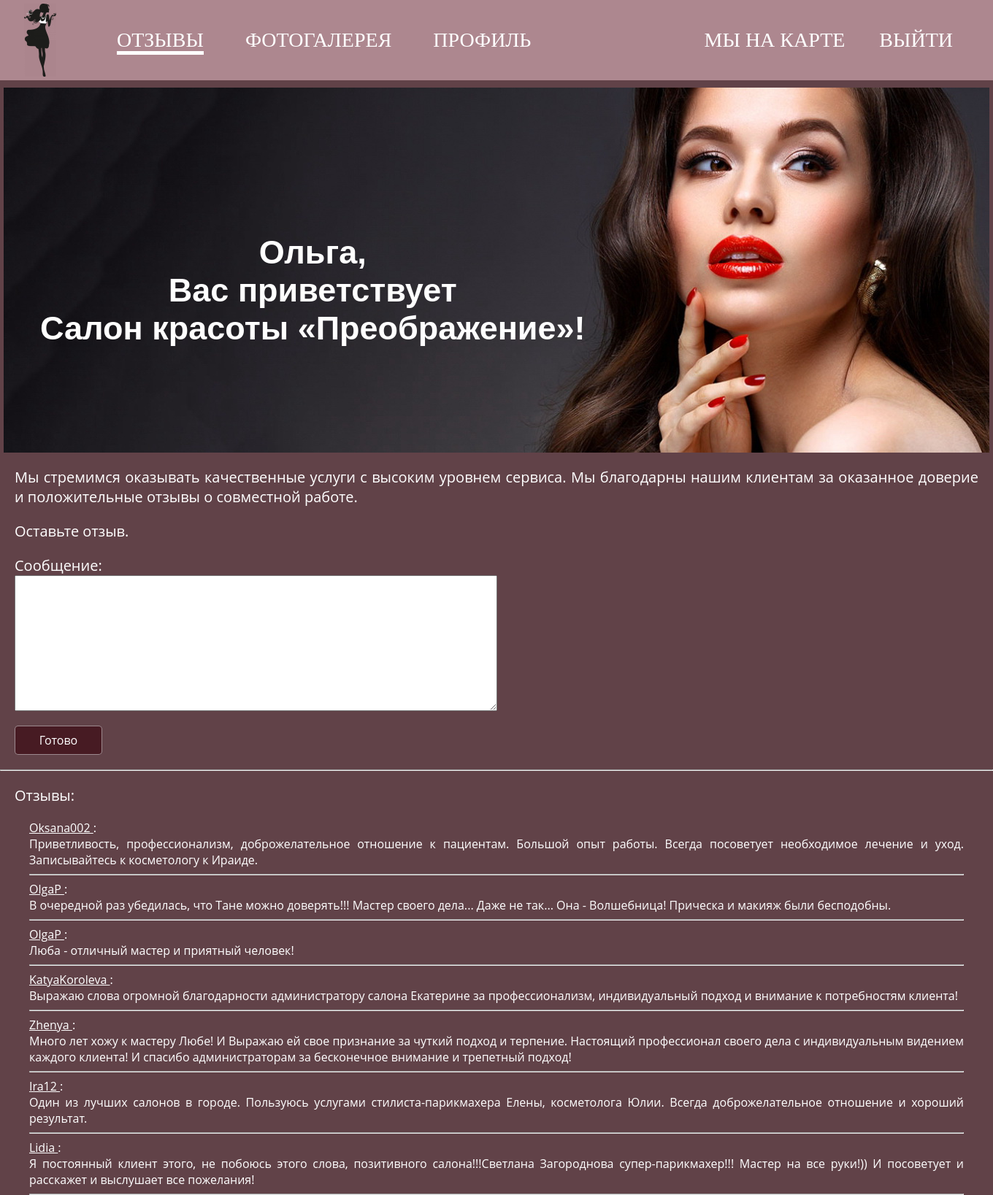
Screenshot of /index (signed in) with the database file from the repository.
### app/models.py (models this page shows, shortened)
class User(UserMixin, db.Model):
    id = db.Column(db.Integer, primary_key=True)
    username = db.Column(db.String(64), index=True, unique=True)
    name = db.Column(db.String(64), index=True, unique=False)
    fullname = db.Column(db.String(64), index=True, unique=False)
    telephone = db.Column(db.String(11), index=True, unique=False)
    email = db.Column(db.String(120), index=True, unique=True)
    password_hash = db.Column(db.String(128))
    posts = db.relationship('Post', backref='author', lazy='dynamic')
    def followed_posts(self):
        return Post.query.order_by(Post.timestamp.desc()).all()

class Post(db.Model):
    id = db.Column(db.Integer, primary_key=True)
    body = db.Column(db.String(140))
    timestamp = db.Column(db.DateTime, index=True, default=datetime.utcnow)
    user_id = db.Column(db.Integer, db.ForeignKey('user.id'))

### app/routes.py (the view)
@app.route('/', methods=['GET', 'POST'])
@app.route('/index', methods=['GET', 'POST'])
@login_required
def index():
    form = PostForm()
    if form.validate_on_submit():
        post = Post(body=form.post.data, author=current_user)
        db.session.add(post)
        db.session.commit()
        flash('Your post is now live!')
        return redirect(url_for('index'))
    posts = current_user.followed_posts()
    return render_template("index.html", title='Home Page', form=form, posts=posts)

### app/forms.py
class PostForm(FlaskForm):
    post = TextAreaField('Сообщение:', validators=[
        DataRequired(), Length(min=1, max=1024)])
    submit = SubmitField('Готово')

### app/models.py (called while the page is built)
@login.user_loader
def load_user(id):
    return User.query.get(int(id))

### app/templates/index.html (shortened to what this page needs)
{% extends "base.html" %}
{% block content %}
<div class="imagebanner">
    <img id = "indexFon"src="{{ url_for('static', filename='images/Image2.jpg') }}" width="1350" alt="Добро пожаловать">
    <h2><span>{{ current_user.name }},<br> Вас приветствует <br>Салон красоты «Преображение»!</span></h2>
</div>
<div class="mainContainer">
    <p>Мы стремимся оказывать качественные услуги с высоким уровнем сервиса. Мы благодарны нашим клиентам за оказанное доверие и положительные отзывы о совместной работе.</p>
</div>
<div class="mainContainer">
    <p>Оставьте отзыв.</p>
</div>
    {% if form %}
    <form id = "post" class="mainContainer" action="" method="post">
        <p>
            {{ form.post.label }}<br>
            {{ form.post(cols=64, rows=10) }}<br>
        </p>
        <p>{{ form.submit() }}</p>
    </form>
    {% endif %}
<hr>
<p class="mainContainer">Отзывы:</p>
    {% for post in posts %}
        {% include '_post.html' %}
    {% endfor %}
{% endblock %}

### app/templates/_post.html
<div id = "reviews">
     <a href="{{ url_for('user', username=post.author.username) }}">
          {{ post.author.username }}
     </a>:<br>{{ post.body }}
     <hr>
</div>

### app/static/style.css (style rules this page uses)
body { background-color: #614248; font-family: 'Open Sans', Helvetica, Arial, Verdana, sans-serif; width: 100%; height: 100%; margin: 0px; text-align: justify; }
input[type="submit"] { -webkit-transition: all 0.3s ease; -moz-transition: all 0.3s ease; background:#471B23; border: 1px solid rgba(244, 248, 249, 0.5); border-radius: 5px; color: #FFFFFF; font-size: 16px; padding: 5px; font-family: 'Open Sans', Helvetica, Arial, Verdana, sans-serif; width: 120px; height: 40px; }
.mainContainer { margin: 20px; color: #FFFFFF; }
#reviews { margin-left: 40px; margin-right:40px; color: #FFFFFF; }
hr { color:#7A2F3E; }
#reviews hr { color:#784F4C; }
#post { font-size: 16px; }
form { font-size: 16px; font-family: 'Open Sans', Helvetica, Arial, Verdana, sans-serif; }
a { color: #FFFFFF; }
.imagebanner { margin: auto; text-align: center; position: relative; width: 1350px; }
h2 { position: absolute; top: 180px; float: left; left: 50px; }
h2 span { color:#FFFFFF; font: bold 45px ChaletE, Sans-Serif; }
p { font-size: 20px; }

### rows the page displays
User: name "Ольга"
Post: author.username "Oksana002", body "Приветливость, профессионализм, доброжелательное отношение к пациентам. Большой опыт работы. Всегда посоветует необходимое лечение и уход. Записывайтесь к косметологу к Ираиде."
Post: author.username "OlgaP", body "В очередной раз убедилась, что Тане можно доверять!!! Мастер своего дела... Даже не так... Она - Волшебница! Прическа и макияж были бесподобны."
Post: author.username "OlgaP", body "Люба - отличный мастер и приятный человек!"
Post: author.username "KatyaKoroleva", body "Выражаю слова огромной благодарности администратору салона Екатерине за профессионализм, индивидуальный подход и внимание к потребностям клиента!"
Post: author.username "Zhenya", body "Много лет хожу к мастеру Любе! И Выражаю ей свое признание за чуткий подход и терпение. Настоящий профессионал своего дела с индивидуальным видением каждого клиента! И спасибо администраторам за бесконечное внимание и трепетный подход!"
Post: author.username "Ira12", body "Один из лучших салонов в городе. Пользуюсь услугами стилиста-парикмахера Елены, косметолога Юлии. Всегда доброжелательное отношение и хороший результат."
Post: author.username "Lidia", body "Я постоянный клиент этого, не побоюсь этого слова, позитивного салона!!!Светлана Загороднова супер-парикмахер!!! Мастер на все руки!)) И посоветует и расскажет и выслушает все пожелания!"
